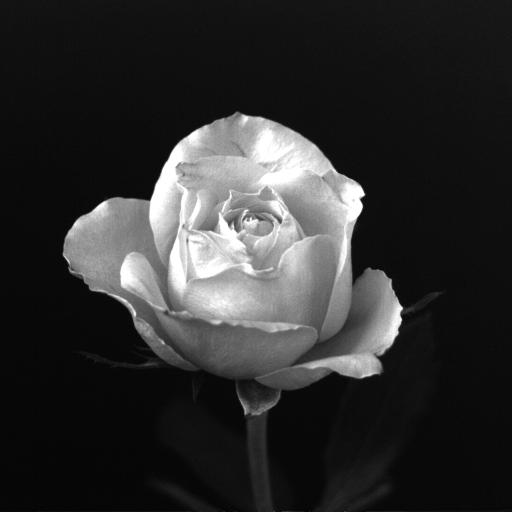
#> input picture photos/Rose-1024x1024.tif, 1024 x 1024 px (shown at 1/2 size)
$ jupyter execute b-power-law-and-inverse-log.ipynb
#> lines starting #> are read from the running program, lines starting #| are printed output that depends on the picture
[cell 1]
import cv2
import numpy as np
import matplotlib.pyplot as plt

[cell 2]
originalImage = cv2.imread("../photos/Rose-1024x1024.tif", cv2.IMREAD_GRAYSCALE)
#> originalImage is the input picture: shape (1024, 1024); min 0, max 255, mean 46.8
originalImage = cv2.resize(originalImage, (512, 512))
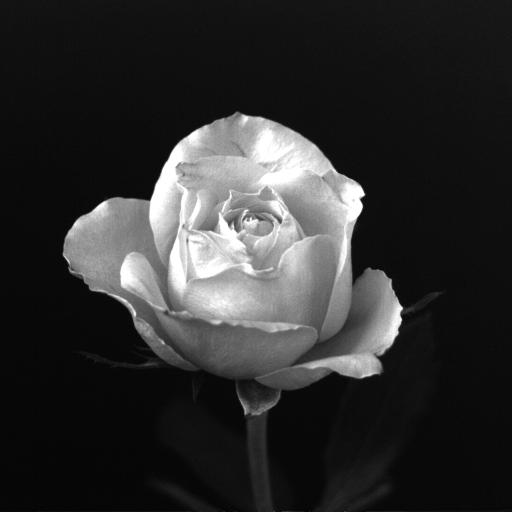
#> originalImage: shape (512, 512); min 3, max 255, mean 46.9

[cell 3]
# Power-law Transform for gamma: T(r) = c * r^gamma

def powerLawTransform(image, gamma):
#> called with gamma = 0.4
    if gamma < 0:
        c = 255 / np.max(image) ** -gamma
    else:
        c = 1

    return c * image ** gamma
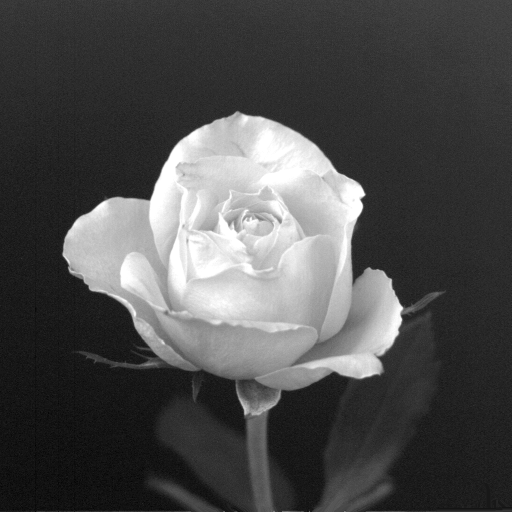
#> returned value: shape (512, 512) float64; min 1.55, max 9.18, mean 3.87; drawn with min black and max white

[cell 4]
# Logarithmic Transform: T(r) = c * log(1 + r)
def logTransform(image):
    c = 255 / np.log(1 + np.max(image))
#> c = 45.99

    return c * np.log1p(image) # T(x)=c * log(1+x)
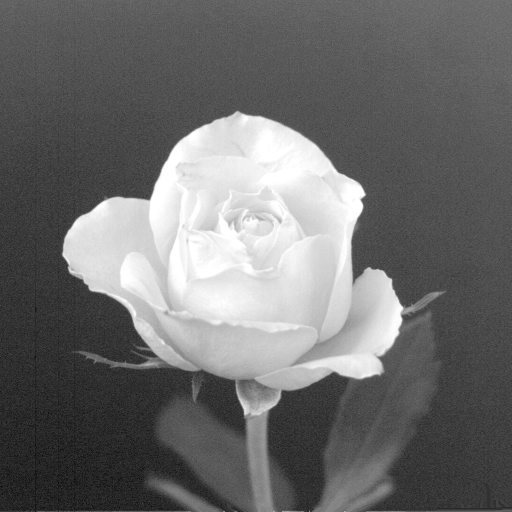
#> returned value: shape (512, 512) float16; min 63.78, max 255.1, mean 145.8; drawn with min black and max white

[cell 5]
# Inverse Logarithmic Transform: T(r) = c * (exp(r) - 1)
def inverseLogTransform(image):
    c = 255 / (np.exp(1) - 1)

    return c * np.expm1(image / 255) #T^−1 (x) = c * exp(x)−1
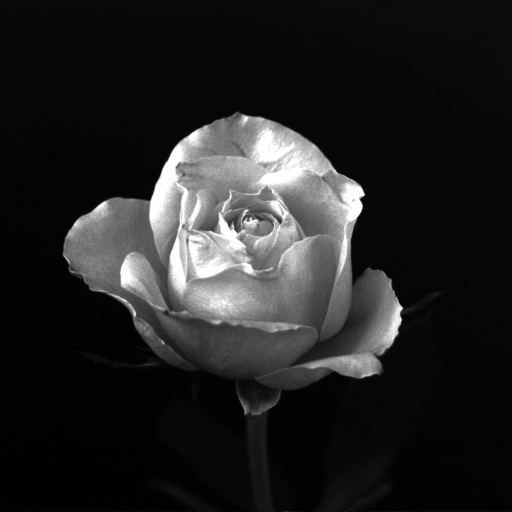
#> returned value: shape (512, 512) float64; min 1.76, max 255, mean 37; drawn with min black and max white

[cell 6]
plt.figure(figsize=(12, 24))

plt.subplot(4, 2, 1)
plt.hist(originalImage.ravel(), 256)
plt.title(f"original Image Histogram")

plt.subplot(4, 2, 2)
plt.imshow(originalImage, cmap='gray')
plt.title(f"Original Image")

powerLawTransformedImage = powerLawTransform(originalImage, 0.4)
plt.subplot(4, 2, 3)
plt.hist(powerLawTransformedImage.ravel(), 256)
plt.title(f"Power Transform Image Histogram")

plt.subplot(4, 2, 4)
plt.imshow(powerLawTransformedImage, cmap='gray')
plt.title(f"Power Transform Image (Gamma = 0.4)")

logTransformedImage = logTransform(originalImage)
plt.subplot(4, 2, 5)
plt.hist(logTransformedImage.ravel(), 256)
plt.title(f"Log Transform Image Histogram")

plt.subplot(4, 2, 6)
plt.imshow(logTransformedImage, cmap='gray')
plt.title(f"Log Transform Image")

inverseLogTransformedImage = inverseLogTransform(originalImage)
plt.subplot(4, 2, 7)
plt.hist(inverseLogTransformedImage.ravel(), 256)
plt.title(f"Inverse Log Transform Image Histogram")

plt.subplot(4, 2, 8)
plt.imshow(inverseLogTransformedImage, cmap='gray')
plt.title(f"Inverse Log Transform Image")
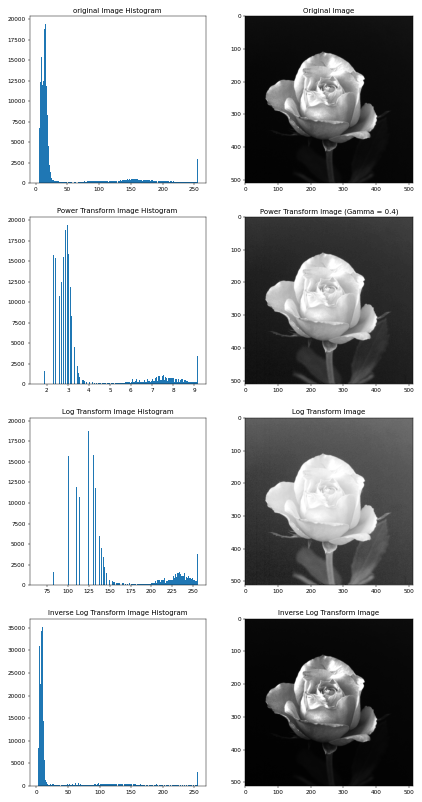
#> figure drawn by matplotlib, 8 panels; panel 1: tallest bar 19409 high, from x = 14.81 to 15.8; panel 3: tallest bar 19409 high, from x = 2.95 to 2.98; panel 5: tallest bar 19409 high, from x = 127.3 to 128; panel 7: tallest bar 35269 high, from x = 8.68 to 9.67
